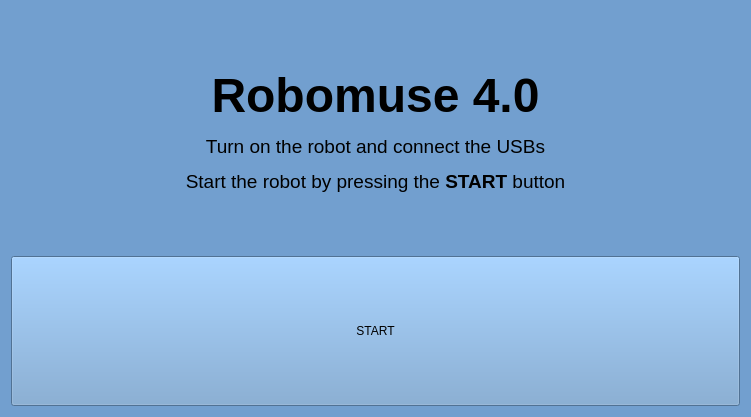
<?xml version="1.0" encoding="UTF-8"?>
<ui version="4.0">
 <class>Robomuse</class>
 <widget class="QMainWindow" name="Robomuse">
  <property name="geometry">
   <rect>
    <x>0</x>
    <y>0</y>
    <width>751</width>
    <height>417</height>
   </rect>
  </property>
  <property name="maximumSize">
   <size>
    <width>16777215</width>
    <height>16777215</height>
   </size>
  </property>
  <property name="palette">
   <palette>
    <active>
     <colorrole role="WindowText">
      <brush brushstyle="SolidPattern">
       <color alpha="255">
        <red>0</red>
        <green>0</green>
        <blue>0</blue>
       </color>
      </brush>
     </colorrole>
     <colorrole role="Button">
      <brush brushstyle="SolidPattern">
       <color alpha="255">
        <red>114</red>
        <green>159</green>
        <blue>207</blue>
       </color>
      </brush>
     </colorrole>
     <colorrole role="Light">
      <brush brushstyle="SolidPattern">
       <color alpha="255">
        <red>196</red>
        <green>225</green>
        <blue>255</blue>
       </color>
      </brush>
     </colorrole>
     <colorrole role="Midlight">
      <brush brushstyle="SolidPattern">
       <color alpha="255">
        <red>155</red>
        <green>192</green>
        <blue>231</blue>
       </color>
      </brush>
     </colorrole>
     <colorrole role="Dark">
      <brush brushstyle="SolidPattern">
       <color alpha="255">
        <red>57</red>
        <green>79</green>
        <blue>103</blue>
       </color>
      </brush>
     </colorrole>
     <colorrole role="Mid">
      <brush brushstyle="SolidPattern">
       <color alpha="255">
        <red>76</red>
        <green>106</green>
        <blue>138</blue>
       </color>
      </brush>
     </colorrole>
     <colorrole role="Text">
      <brush brushstyle="SolidPattern">
       <color alpha="255">
        <red>0</red>
        <green>0</green>
        <blue>0</blue>
       </color>
      </brush>
     </colorrole>
     <colorrole role="BrightText">
      <brush brushstyle="SolidPattern">
       <color alpha="255">
        <red>255</red>
        <green>255</green>
        <blue>255</blue>
       </color>
      </brush>
     </colorrole>
     <colorrole role="ButtonText">
      <brush brushstyle="SolidPattern">
       <color alpha="255">
        <red>0</red>
        <green>0</green>
        <blue>0</blue>
       </color>
      </brush>
     </colorrole>
     <colorrole role="Base">
      <brush brushstyle="SolidPattern">
       <color alpha="255">
        <red>255</red>
        <green>255</green>
        <blue>255</blue>
       </color>
      </brush>
     </colorrole>
     <colorrole role="Window">
      <brush brushstyle="SolidPattern">
       <color alpha="255">
        <red>114</red>
        <green>159</green>
        <blue>207</blue>
       </color>
      </brush>
     </colorrole>
     <colorrole role="Shadow">
      <brush brushstyle="SolidPattern">
       <color alpha="255">
        <red>0</red>
        <green>0</green>
        <blue>0</blue>
       </color>
      </brush>
     </colorrole>
     <colorrole role="AlternateBase">
      <brush brushstyle="SolidPattern">
       <color alpha="255">
        <red>184</red>
        <green>207</green>
        <blue>231</blue>
       </color>
      </brush>
     </colorrole>
     <colorrole role="ToolTipBase">
      <brush brushstyle="SolidPattern">
       <color alpha="255">
        <red>255</red>
        <green>255</green>
        <blue>220</blue>
       </color>
      </brush>
     </colorrole>
     <colorrole role="ToolTipText">
      <brush brushstyle="SolidPattern">
       <color alpha="255">
        <red>0</red>
        <green>0</green>
        <blue>0</blue>
       </color>
      </brush>
     </colorrole>
    </active>
    <inactive>
     <colorrole role="WindowText">
      <brush brushstyle="SolidPattern">
       <color alpha="255">
        <red>0</red>
        <green>0</green>
        <blue>0</blue>
       </color>
      </brush>
     </colorrole>
     <colorrole role="Button">
      <brush brushstyle="SolidPattern">
       <color alpha="255">
        <red>114</red>
        <green>159</green>
        <blue>207</blue>
       </color>
      </brush>
     </colorrole>
     <colorrole role="Light">
      <brush brushstyle="SolidPattern">
       <color alpha="255">
        <red>196</red>
        <green>225</green>
        <blue>255</blue>
       </color>
      </brush>
     </colorrole>
     <colorrole role="Midlight">
      <brush brushstyle="SolidPattern">
       <color alpha="255">
        <red>155</red>
        <green>192</green>
        <blue>231</blue>
       </color>
      </brush>
     </colorrole>
     <colorrole role="Dark">
      <brush brushstyle="SolidPattern">
       <color alpha="255">
        <red>57</red>
        <green>79</green>
        <blue>103</blue>
       </color>
      </brush>
     </colorrole>
     <colorrole role="Mid">
      <brush brushstyle="SolidPattern">
       <color alpha="255">
        <red>76</red>
        <green>106</green>
        <blue>138</blue>
       </color>
      </brush>
     </colorrole>
     <colorrole role="Text">
      <brush brushstyle="SolidPattern">
       <color alpha="255">
        <red>0</red>
        <green>0</green>
        <blue>0</blue>
       </color>
      </brush>
     </colorrole>
     <colorrole role="BrightText">
      <brush brushstyle="SolidPattern">
       <color alpha="255">
        <red>255</red>
        <green>255</green>
        <blue>255</blue>
       </color>
      </brush>
     </colorrole>
     <colorrole role="ButtonText">
      <brush brushstyle="SolidPattern">
       <color alpha="255">
        <red>0</red>
        <green>0</green>
        <blue>0</blue>
       </color>
      </brush>
     </colorrole>
     <colorrole role="Base">
      <brush brushstyle="SolidPattern">
       <color alpha="255">
        <red>255</red>
        <green>255</green>
        <blue>255</blue>
       </color>
      </brush>
     </colorrole>
     <colorrole role="Window">
      <brush brushstyle="SolidPattern">
       <color alpha="255">
        <red>114</red>
        <green>159</green>
        <blue>207</blue>
       </color>
      </brush>
     </colorrole>
     <colorrole role="Shadow">
      <brush brushstyle="SolidPattern">
       <color alpha="255">
        <red>0</red>
        <green>0</green>
        <blue>0</blue>
       </color>
      </brush>
     </colorrole>
     <colorrole role="AlternateBase">
      <brush brushstyle="SolidPattern">
       <color alpha="255">
        <red>184</red>
        <green>207</green>
        <blue>231</blue>
       </color>
      </brush>
     </colorrole>
     <colorrole role="ToolTipBase">
      <brush brushstyle="SolidPattern">
       <color alpha="255">
        <red>255</red>
        <green>255</green>
        <blue>220</blue>
       </color>
      </brush>
     </colorrole>
     <colorrole role="ToolTipText">
      <brush brushstyle="SolidPattern">
       <color alpha="255">
        <red>0</red>
        <green>0</green>
        <blue>0</blue>
       </color>
      </brush>
     </colorrole>
    </inactive>
    <disabled>
     <colorrole role="WindowText">
      <brush brushstyle="SolidPattern">
       <color alpha="255">
        <red>57</red>
        <green>79</green>
        <blue>103</blue>
       </color>
      </brush>
     </colorrole>
     <colorrole role="Button">
      <brush brushstyle="SolidPattern">
       <color alpha="255">
        <red>114</red>
        <green>159</green>
        <blue>207</blue>
       </color>
      </brush>
     </colorrole>
     <colorrole role="Light">
      <brush brushstyle="SolidPattern">
       <color alpha="255">
        <red>196</red>
        <green>225</green>
        <blue>255</blue>
       </color>
      </brush>
     </colorrole>
     <colorrole role="Midlight">
      <brush brushstyle="SolidPattern">
       <color alpha="255">
        <red>155</red>
        <green>192</green>
        <blue>231</blue>
       </color>
      </brush>
     </colorrole>
     <colorrole role="Dark">
      <brush brushstyle="SolidPattern">
       <color alpha="255">
        <red>57</red>
        <green>79</green>
        <blue>103</blue>
       </color>
      </brush>
     </colorrole>
     <colorrole role="Mid">
      <brush brushstyle="SolidPattern">
       <color alpha="255">
        <red>76</red>
        <green>106</green>
        <blue>138</blue>
       </color>
      </brush>
     </colorrole>
     <colorrole role="Text">
      <brush brushstyle="SolidPattern">
       <color alpha="255">
        <red>57</red>
        <green>79</green>
        <blue>103</blue>
       </color>
      </brush>
     </colorrole>
     <colorrole role="BrightText">
      <brush brushstyle="SolidPattern">
       <color alpha="255">
        <red>255</red>
        <green>255</green>
        <blue>255</blue>
       </color>
      </brush>
     </colorrole>
     <colorrole role="ButtonText">
      <brush brushstyle="SolidPattern">
       <color alpha="255">
        <red>57</red>
        <green>79</green>
        <blue>103</blue>
       </color>
      </brush>
     </colorrole>
     <colorrole role="Base">
      <brush brushstyle="SolidPattern">
       <color alpha="255">
        <red>114</red>
        <green>159</green>
        <blue>207</blue>
       </color>
      </brush>
     </colorrole>
     <colorrole role="Window">
      <brush brushstyle="SolidPattern">
       <color alpha="255">
        <red>114</red>
        <green>159</green>
        <blue>207</blue>
       </color>
      </brush>
     </colorrole>
     <colorrole role="Shadow">
      <brush brushstyle="SolidPattern">
       <color alpha="255">
        <red>0</red>
        <green>0</green>
        <blue>0</blue>
       </color>
      </brush>
     </colorrole>
     <colorrole role="AlternateBase">
      <brush brushstyle="SolidPattern">
       <color alpha="255">
        <red>114</red>
        <green>159</green>
        <blue>207</blue>
       </color>
      </brush>
     </colorrole>
     <colorrole role="ToolTipBase">
      <brush brushstyle="SolidPattern">
       <color alpha="255">
        <red>255</red>
        <green>255</green>
        <blue>220</blue>
       </color>
      </brush>
     </colorrole>
     <colorrole role="ToolTipText">
      <brush brushstyle="SolidPattern">
       <color alpha="255">
        <red>0</red>
        <green>0</green>
        <blue>0</blue>
       </color>
      </brush>
     </colorrole>
    </disabled>
   </palette>
  </property>
  <property name="windowTitle">
   <string>Robomuse</string>
  </property>
  <widget class="QWidget" name="centralWidget">
   <layout class="QVBoxLayout" name="verticalLayout">
    <item>
     <widget class="QLabel" name="intro">
      <property name="text">
       <string>&lt;html&gt;&lt;head/&gt;&lt;body&gt;&lt;p align=&quot;center&quot;&gt;&lt;span style=&quot; font-size:36pt; font-weight:600;&quot;&gt;Robomuse 4.0&lt;/span&gt;&lt;/p&gt;&lt;p align=&quot;center&quot;&gt;&lt;span style=&quot; font-size:14pt;&quot;&gt;Turn on the robot and connect the USBs&lt;/span&gt;&lt;/p&gt;&lt;p align=&quot;center&quot;&gt;&lt;span style=&quot; font-size:14pt;&quot;&gt;Start the robot by pressing the &lt;/span&gt;&lt;span style=&quot; font-size:14pt; font-weight:600;&quot;&gt;START&lt;/span&gt;&lt;span style=&quot; font-size:14pt;&quot;&gt; button&lt;/span&gt;&lt;/p&gt;&lt;/body&gt;&lt;/html&gt;</string>
      </property>
     </widget>
    </item>
    <item>
     <widget class="QPushButton" name="uno">
      <property name="minimumSize">
       <size>
        <width>0</width>
        <height>150</height>
       </size>
      </property>
      <property name="text">
       <string>START</string>
      </property>
     </widget>
    </item>
   </layout>
  </widget>
 </widget>
 <layoutdefault spacing="6" margin="11"/>
 <resources/>
 <connections/>
</ui>
